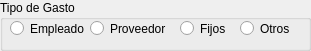
    <widget class="QGroupBox" name="groupBox">
     <property name="geometry">
      <rect>
       <x>10</x>
       <y>10</y>
       <width>311</width>
       <height>51</height>
      </rect>
     </property>
     <property name="title">
      <string>Tipo de Gasto</string>
     </property>
     <widget class="QRadioButton" name="radioButton">
      <property name="geometry">
       <rect>
        <x>10</x>
        <y>20</y>
        <width>82</width>
        <height>17</height>
       </rect>
      </property>
      <property name="text">
       <string>Empleado</string>
      </property>
     </widget>
     <widget class="QRadioButton" name="radioButton_2">
      <property name="geometry">
       <rect>
        <x>90</x>
        <y>20</y>
        <width>82</width>
        <height>17</height>
       </rect>
      </property>
      <property name="text">
       <string>Proveedor</string>
      </property>
     </widget>
     <widget class="QRadioButton" name="radioButton_3">
      <property name="geometry">
       <rect>
        <x>240</x>
        <y>20</y>
        <width>51</width>
        <height>17</height>
       </rect>
      </property>
      <property name="text">
       <string>Otros</string>
      </property>
     </widget>
     <widget class="QRadioButton" name="radioButton_4">
      <property name="geometry">
       <rect>
        <x>180</x>
        <y>20</y>
        <width>51</width>
        <height>17</height>
       </rect>
      </property>
      <property name="text">
       <string>Fijos</string>
      </property>
     </widget>
    </widget>
